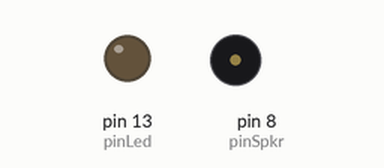
This sketch was run on a simulated Arduino Uno, built with avr-gcc and run on an emulated ATmega328P. On the bench: output pins drawn as LEDs (lit = HIGH), buzzer (waves = sounding). What the sketch prints to the serial monitor is not drawn.

Above: at 0.82 s.
At 18.48 s:
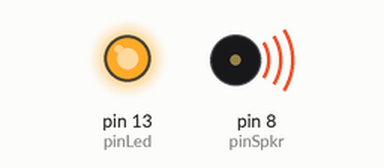
Timing chart, 0 to 19.2 s (numbered marks = the images above):
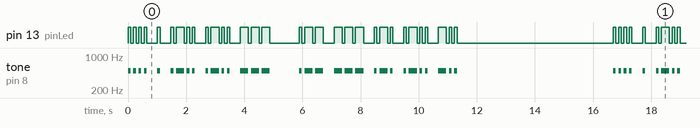

Measured:
- by itself, pin 13 (pinLed): moves between LOW and HIGH, repeating every 16.7 s
- by itself, tone on pin 8 (pinSpkr): plays 500 Hz for 0.09 s, 500 Hz for 0.09 s, 500 Hz for 0.09 s, 500 Hz for 0.09 s, 500 Hz for 0.09 s, 500 Hz for 0.09 s … (256 notes in this stretch)

The sketch:

morsecode.ino
```cpp
#include "morse.h"

//SPA: Se declara el String que se quiere traducir, el pin del led and el pin del altavoz.
//EN: We declare the String that we want to translate, the LED pin number and the speaker pin number.
//String str1 = "HOLA MUNDO";
String str2 = "HELLO WORLD";
int pinLed = 13;
int pinSpkr = 8;

void setup()
{
  pinMode(pinLed, OUTPUT);
  digitalWrite(pinLed, LOW);
  Serial.begin(9600);
}

void loop()
{
  //SPA: Esta funcion de morse.h necesita la cadena de carácteres y el pin del led. Se reproduce el mensaje cada 5 segundos.
  //EN: This function needs the name of the character string and the led pin. The message in morse displays every 5 seconds.
  morseTraductor(str2, pinLed, pinSpkr);
  delay(5000);
}
```

morse.h
```cpp
/* SPA: Traduccion del alfabeto en morse. El punto 92ms, la raya 276
   el espacio entre elementos de la misma letra equivale a un
   punto. El espacio entre letras equivale a tres puntos. El
   espacio entre palabras equivale a 5 puntos. Lo haremos igual
   a 4 puntos (368ms), ya que después de cada carácter metemos 92ms.
   Tiempos para una transmision de W = 13wpm (palabras por minuto), basándonos en
   una palabra de 50 puntos (PARIS) por lo que T = 1200/W.


   EN: Translation of the alphabet into morse. Point 92ms, line 276
   the space between elements of the same letter equals a
   point. The space between letters equals three points. The
   Space between words equals 5 points. (We will do equal to
   4 points (368ms), because after each character we add 92ms.
   The time is for a trasmision of W = 13wpm (words per minute), based on
   a word of 50 dots (PARIS), so T = 1200/W.

   Wikipedia article: https://en.wikipedia.org/wiki/Morse_code
*/

//SPA: Se define un String con el abecedario, iniciando por el carácter un espacio.
//EN: We define a String with te alphabet, starting with a space character.

const String abc = " ABCDEFGHIJKLMNOPQRSTUVWXYZ1234567890";

//SPA: Se declara ahora un array de dimensión 1x37 de arrays de tipo entero con dimension 1x5.
//En definitiva una "matriz" de enteros de dimension 37x5. Donde cada entero representa una raya,
//un punto, o es un 0 para completar las dimensiones requeridas.
//EN: We declare now an array with 1x37 dimension of int type arrays with 1x5 dimension.
//So we declare a 37x5 dimension matrix of integers. Where each integer represents a dot or a dash,
//filling the array with 0s if it is required.

const int mabc[][5] = {{368,0,0,0,0}, {92,276,0,0,0}, {276,92,92,92,0}, {276,92,276,92,0}, {276,92,92,0,0},\
{92}, {92,92,276,92,0}, {276,276,92,0,0}, {92,92,92,92,0},{92,92,0,0,0}, {92,276,276,276,0}, {276,92,276,0,0},\
{92,276,92,92,0}, {276,276,0,0,0}, {276,92,0,0,0}, {276,276,276,0,0}, {92,276,276,92,0}, {276,276,92,276,0},\
{92,276,92,0,0}, {92,92,92,0,0}, {276,0,0,0,0}, {92,92,276,0,0}, {92,92,92,276,0}, {92,276,276,0,0}, {276,92,92,276,0},\
{276,92,276,276,0}, {276,276,92,92,0}, {92,276,276,276,276}, {92,92,276,276,276}, {92,92,92,276,276}, {92,92,92,92,276},\
{92,92,92,92,92}, {276,92,92,92,92}, {276,276,92,92,92}, {276,276,276,92,92}, {276,276,276,276,92}, {276,276,276,276,276}};

//SPA: Se genera ahora la función morsetraductor, que recorrerá la matriz y se encargará de encender
//y apagar el LED. También se muestran los caracteres traducidos por el monitor para debuguear.
//EN: We generate now the morsetraductor function, this will travel through the array and change the
//LED status according to the values. The translated characters are displayed on the monitor for debugging.
void morseTraductor(String str, int led, int speaker)
{
  int hightime = 0;
  int strlength = str.length();
  for (int i = 0; i < strlength; i++)
  {
    char c = str.charAt(i);
    Serial.print(" c = "); Serial.print(c); Serial.print(" => ");
    int j = abc.indexOf(c);
    for (int k = 0; k < 5; k++)
    {
      hightime = mabc[j][k];
      if (hightime == 0)
      {
        break;
      }
      else
      {
        if (j != 0)
        {
          Serial.print(mabc[j][k]); Serial.print(" ");
          digitalWrite(led, HIGH); tone(speaker, 500, hightime);
          delay (hightime);
          digitalWrite(led, LOW);
          delay (92);
        }
        else
        {
          digitalWrite(led, LOW);
          delay(hightime); //in the case of the space hightime is the time to remain LOW.
        }
      }
    }
    delay(276);
    Serial.println();
  }
}
```
